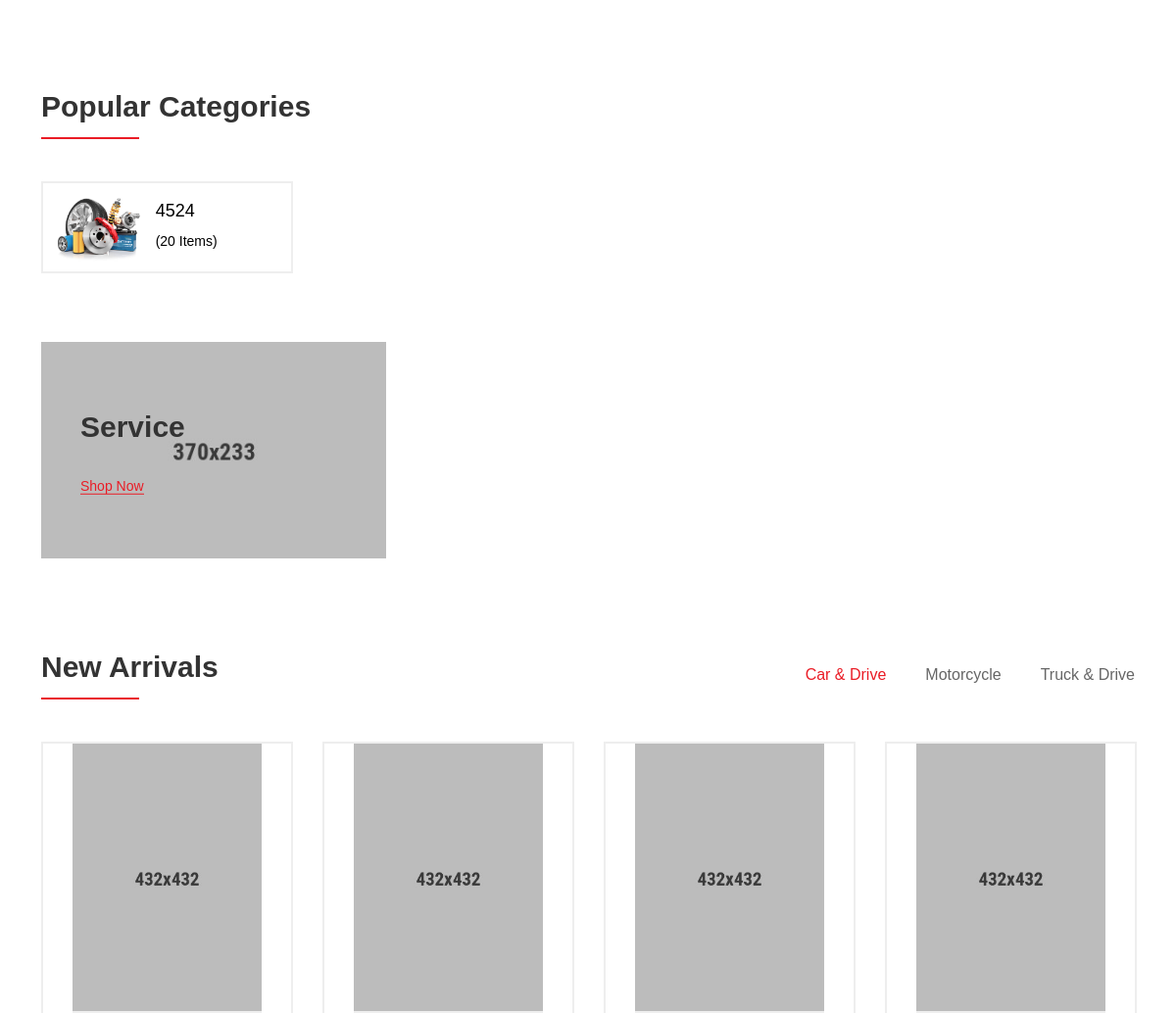
The app's page / (middle part), older data.
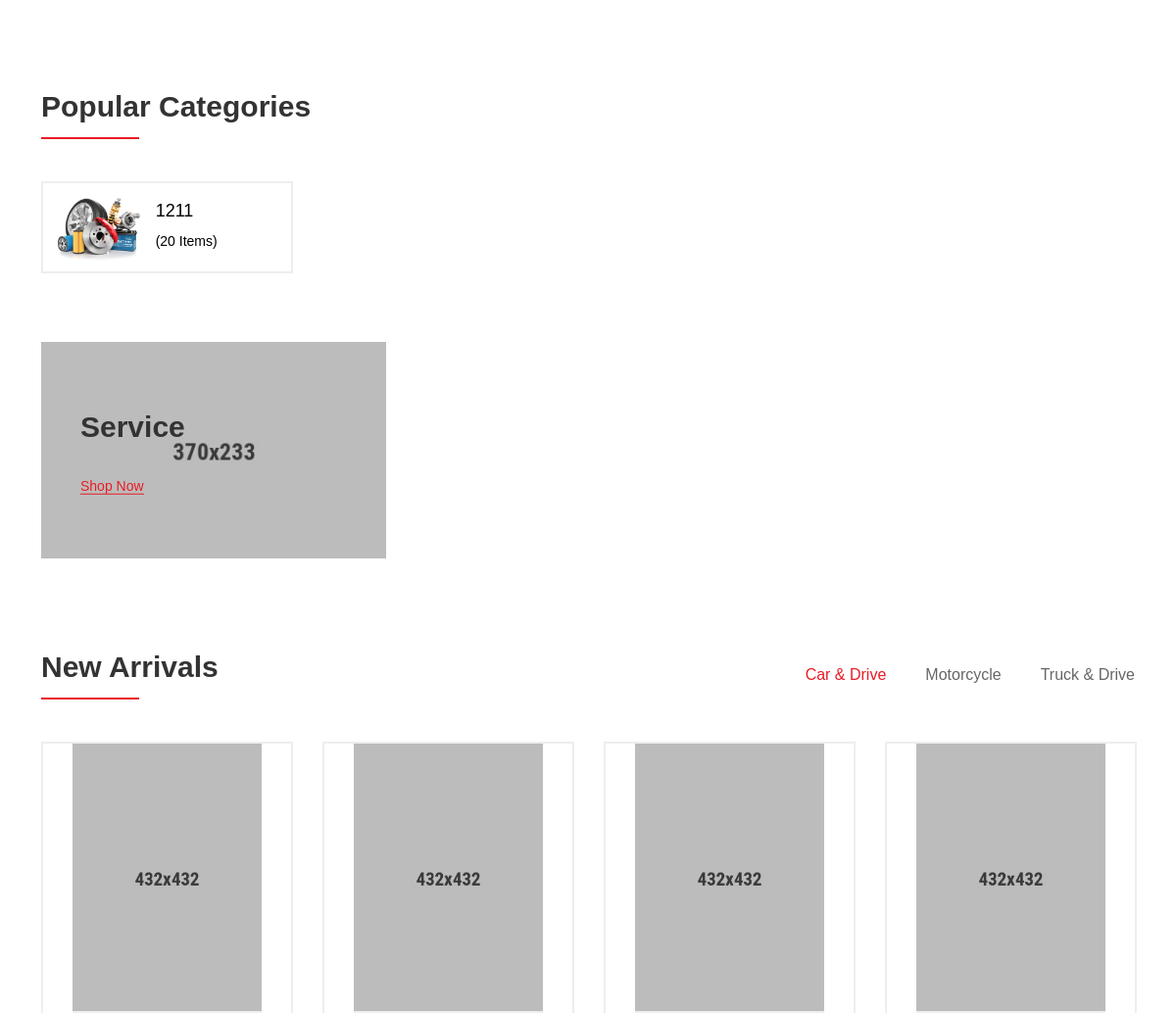
The same page, newer data.
### SCP/models.py (models this page shows)
class Categories(models.Model):
    category_name = models.CharField(max_length=100)

### SCP/views.py (the view)
# urls.py: path('', views.home_page, name='home-page'),
def home_page(request):
    parts_categories = Categories.objects.all()
    context = {"categories": parts_categories}
    return render(request, "SCP/index.html", context)

### SCP/templates/SCP/index.html (shortened to what this page needs)
{% extends 'SCP/base.html'%}
{% block content %}
{% load static %}
    <div class="product-catagory-section section-top-gap-100">
        <div class="section-content-gap">
            <div class="container">
                <div class="row">
                    <div class="section-content">
                        <h3 class="section-title" data-aos="fade-up" data-aos-delay="50">Popular Categories</h3>
                    </div>
                </div>
            </div>
        </div>
        <div class="product-catagory-wrapper">
            <div class="container">
                <div class="row">
                    {% for category in categories%}
                    <div class="col-lg-3 col-md-4 col-sm-6 col-12">
                        <a href="{% url 'scp:products' category_id=category.id%}" class="product-catagory-single" data-aos="fade-up"  data-aos-delay="0">
                            <div class="product-catagory-img">
                                <img src="{% static 'images/categories_images/cat1.jpg' %}" alt="">
                            </div>
                            <div class="product-catagory-content">
                                <h5 class="product-catagory-title">{{category.category_name}}</h5>
                                <span class="product-catagory-items">(20 Items)</span>
                            </div>
                        </a>
                    </div>
                    {% endfor %}
                </div>
            </div>
        </div>
    </div>
    <div class="banner-section section-top-gap-100">
        <div class="banner-wrapper">
            <div class="container">
                <div class="row">
                    <div class="col-lg-4 col-md-6 col-12">
                        <div class="banner-single" data-aos="fade-up"  data-aos-delay="0">
                            <a href="product-details-default.html" class="banner-img-link">
                                <img class="banner-img" src="static/images/banner_images/aments_banner_01.jpg" alt="">
                            </a>
                            <div class="banner-content">
                                <h3 class="banner-text-large">Service</h3>
                                <a href="{% url 'scp:ShServices'%}" class="banner-link">Shop Now</a>
                            </div>
                        </div>
                    </div>
                </div>
            </div>
        </div>
    </div>
    <div class="product-tab-section section-top-gap-100">
        <div class="section-content-gap">
            <div class="container">
                <div class="row">
                    <div class="section-content d-flex justify-content-between align-items-md-center align-items-start flex-md-row flex-column">
                        <h3 class="section-title" data-aos="fade-up" data-aos-delay="0">New Arrivals</h3>
                        <ul class="tablist nav product-tab-btn" data-aos="fade-up"  data-aos-delay="400">
                            <li><a class="nav-link active" data-bs-toggle="tab" href="#car_and_drive">Car & Drive </a></li>
                            <li><a class="nav-link" data-bs-toggle="tab" href="#motorcycle">Motorcycle</a></li>
                            <li><a class="nav-link" data-bs-toggle="tab" href="#truck_drive">Truck & Drive</a></li>
                        </ul>
                    </div>
                </div>
            </div>
        </div>
        <div class="product-tab-wrapper" data-aos="fade-up"  data-aos-delay="50">
            <div class="container">
                <div class="row">
                    <div class="col-12">
                        <div class="tab-content tab-animate-zoom">
                            <div class="tab-pane show active" id="car_and_drive">
                                <div class="product-default-slider product-default-slider-4grids-1row">
                                    <div class="product-default-single border-around">
                                        <div class="product-img-warp">
                                            <a href="product-details-default.html" class="product-default-img-link">
                                                <img src="static/images/products_images/aments_products_image_2.jpg" alt="" class="product-default-img img-fluid">
                                            </a>
                                            <div class="product-action-icon-link">
                                                <ul>
                                                </ul>
                                            </div>
                                        </div>
                                    </div>
                                    <div class="product-default-single border-around">
                                        <div class="product-img-warp">
                                            <a href="product-details-default.html" class="product-default-img-link">
                                                <img src="static/images/products_images/aments_products_image_1.jpg" alt="" class="product-default-img img-fluid">
                                            </a>
                                            <div class="product-action-icon-link">
                                                <ul>
                                                </ul>
                                            </div>
                                        </div>
                                    </div>
                                    <div class="product-default-single border-around">
                                        <div class="product-img-warp">
                                            <a href="product-details-default.html" class="product-default-img-link">
                                                <img src="static/images/products_images/aments_products_image_4.jpg" alt="" class="product-default-img img-fluid">
                                            </a>
                                            <div class="product-action-icon-link">
                                                <ul>
                                                </ul>
                                            </div>
                                        </div>
                                    </div>
                                    <div class="product-default-single border-around">
                                        <div class="product-img-warp">
                                            <a href="product-details-default.html" class="product-default-img-link">
                                                <img src="static/images/products_images/aments_products_image_3.jpg" alt="" class="product-default-img img-fluid">
                                            </a>
                                            <div class="product-action-icon-link">
                                                <ul>
                                                </ul>
                                            </div>
                                        </div>
                                    </div>
                                </div>
                            </div>
                        </div>
                    </div>
                </div>
            </div>
        </div>
    </div>
{% endblock %}

### SCP/templates/SCP/base.html (shortened to what this page needs)
<!DOCTYPE html>
<html lang="en">
{% load static %}
<head>
    <link rel="stylesheet" type="text/css" href= "{% static 'css/vendor/vendor.min.css' %}">
    <link rel="stylesheet" type="text/css" href="{% static 'css/plugins/plugins.min.css' %}">
    <link rel="stylesheet" type="text/css" href="{% static 'css/style.min.css' %}">
</head>
<body>
{% block content %}
{% endblock %}
</body>
</html>

Row changes from the older to the newer data that the page shows:
changed Categories: category_name "4524" → "1211"
